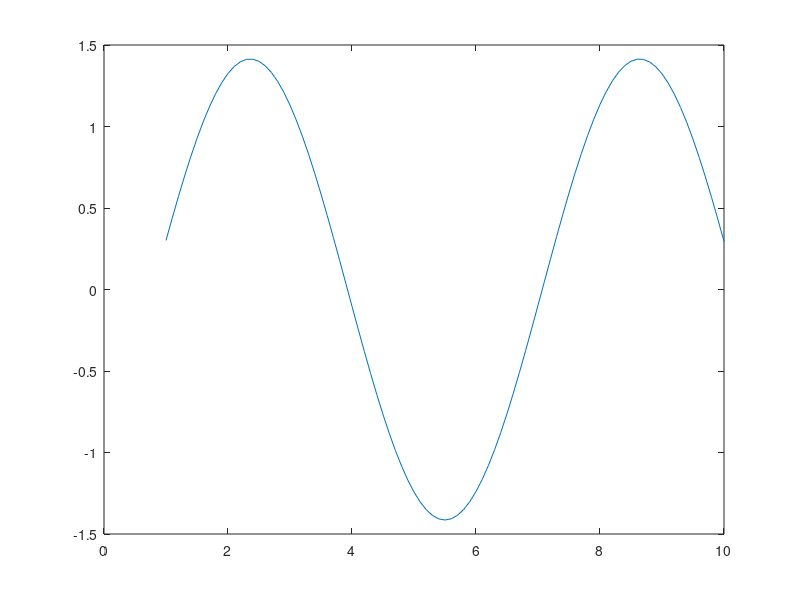

Write the MATLAB code that produced this figure.
function test1
    % TEST1: Thu tuc se thuc hien
    %  1. Xoa tat ca cac bien trong bo nho.
    %  2. Tao vector hang x = 1:0.1:10.
    %  3. Tinh y = sin(x) - cos(x).
    %  4. Ve do thi cua y theo doi x.
    fprintf('1. Xoa tat ca cac bien trong bo nho\n');
    clearvars;
    fprintf('2. Tao vecto hang x\n');
    x = 1:0.1:10;
    disp(x);
    fprintf('3. Tinh y = sin(x) - cos(x)\n');
    y = sin(x) - cos(x);
    disp(y);
    fprintf('4. Ve do thi cua y theo doi x\n');
    plot(x, y)
end